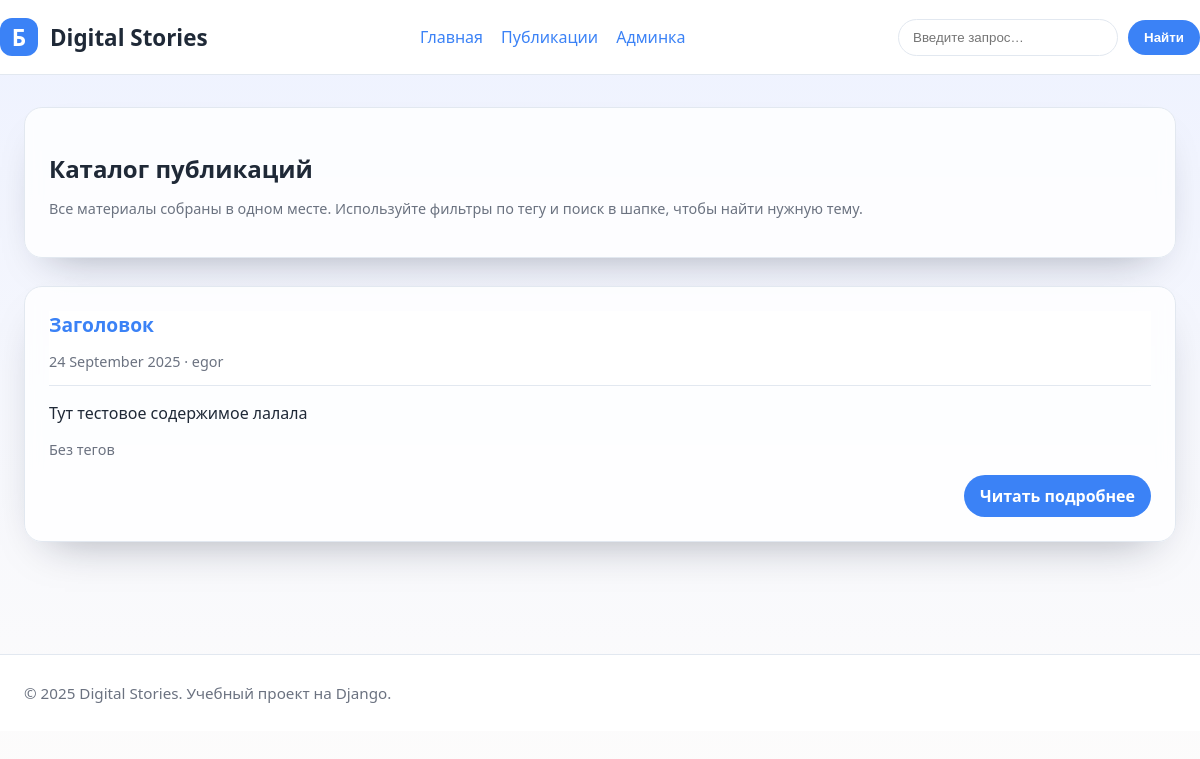
/posts/, run on an earlier commit of the app's database.
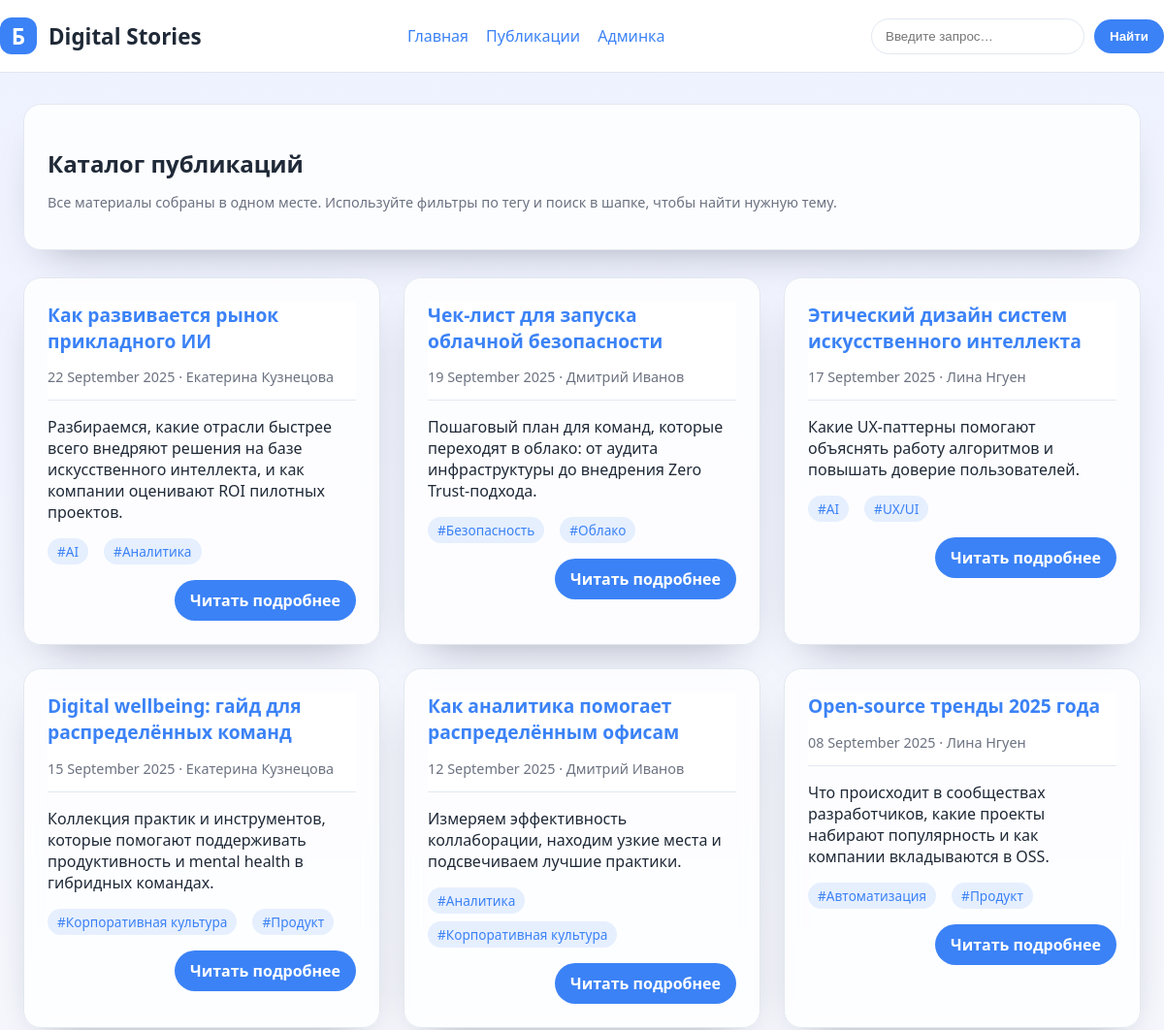
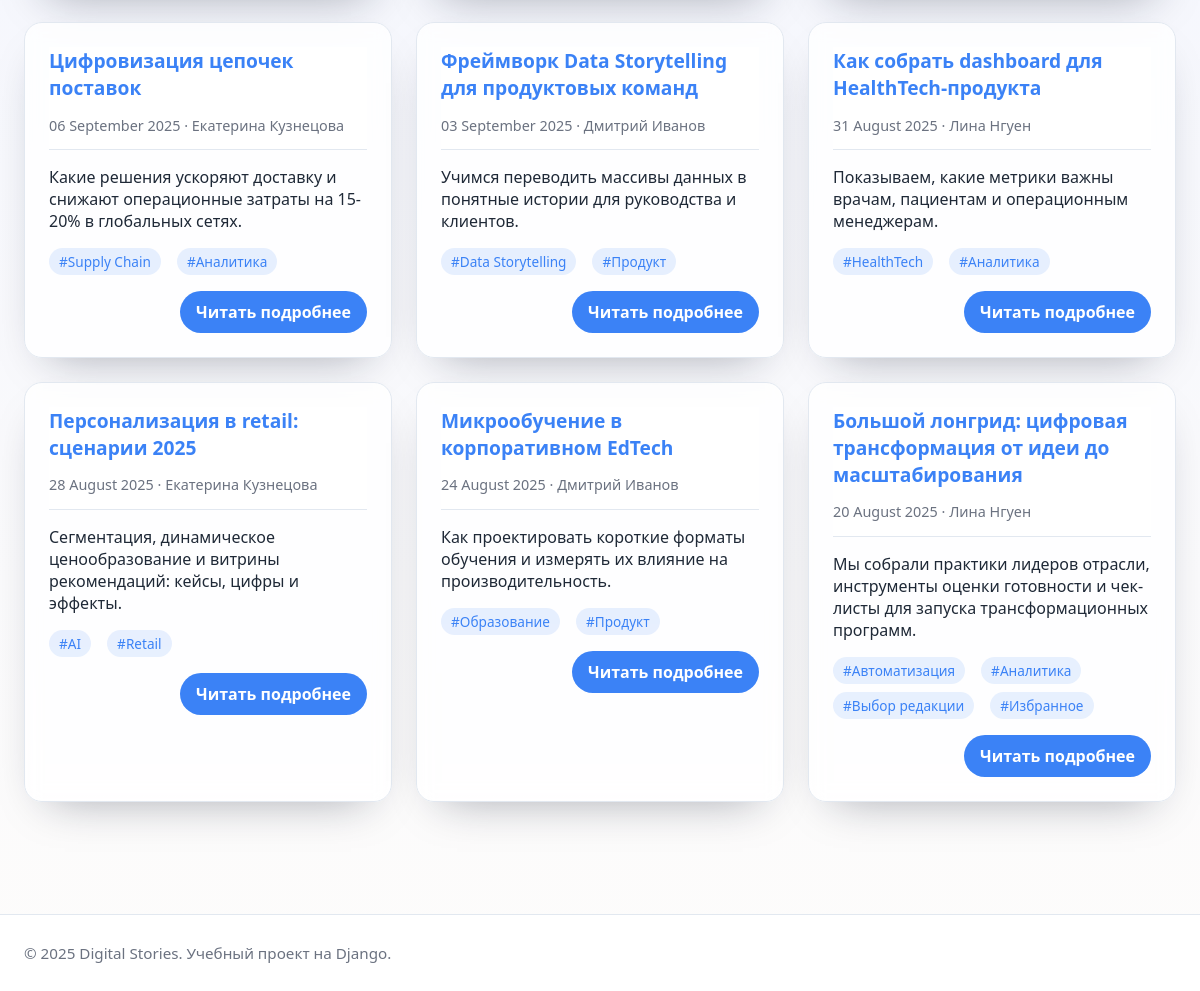
And on a later commit of the database (2 pictures, top to bottom).
### blog/models.py (models this page shows, shortened)
class Post(models.Model):
    Status = PostStatus
    title = models.CharField('Заголовок', max_length=250)
    slug = models.SlugField('URL-метка', max_length=250, unique_for_date='publish')
    author = models.ForeignKey(
        User,
        on_delete=models.CASCADE,
        related_name='blog_posts',
        verbose_name='Автор',
    )
    body = models.TextField('Содержимое')
    publish = models.DateTimeField('Дата публикации', default=timezone.now)
    created = models.DateTimeField('Создано', auto_now_add=True)
    updated = models.DateTimeField('Обновлено', auto_now=True)
    status = models.CharField(
        'Статус',
        max_length=2,
        choices=Status.choices,
        default=Status.DRAFT,
    )
    tags = models.ManyToManyField(
        Tag,
        verbose_name='Теги',
        related_name='posts',
        blank=True,
    )
    objects = PostManager()
    published = PublishedManager()
    class Meta:
        ordering = ['-publish']
        verbose_name = 'Пост'
        verbose_name_plural = 'Посты'
        indexes = [
            models.Index(fields=['-publish'], name='blog_post_publish_idx'),
        ]
    def get_absolute_url(self):
        return reverse(
            'blog:post_detail',
            args=[self.publish.year, self.publish.month, self.publish.day, self.slug],
        )

class Tag(models.Model):
    name = models.CharField('Название', max_length=50, unique=True)
    slug = models.SlugField('URL-метка', max_length=50, unique=True)
    class Meta:
        ordering = ('name',)
        verbose_name = 'Тег'
        verbose_name_plural = 'Теги'
        indexes = [
            models.Index(fields=('name',), name='blog_tag_name_idx'),
        ]
    objects = TagQuerySet.as_manager()

### blog/views.py (the view)
# urls.py: path('posts/', views.post_list, name='post_list'),
def post_list(request):
    tag_slug = request.GET.get('tag')
    posts = Post.published.select_related('author').prefetch_related('tags')
    active_tag = None
    if tag_slug:
        active_tag = get_object_or_404(Tag, slug=tag_slug)
        posts = posts.filter(tags__slug=tag_slug)
    posts = posts.order_by('-publish')
    return render(
        request,
        'blog/post/list.html',
        {
            'posts': posts,
            'search_form': SearchForm(),
            'active_tag': active_tag,
        },
    )

### blog/forms.py
class SearchForm(forms.Form):
    q = forms.CharField(
        label='Поиск по публикациям',
        max_length=100,
        required=False,
        widget=forms.TextInput(
            attrs={
                'placeholder': 'Введите запрос…',
                'class': 'search-input',
            }
        ),
    )

### blog/models.py (called while the page is built)
    def published(self):
        return self.filter(status=Post.Status.PUBLISHED)

    def get_queryset(self):
        return super().get_queryset().published()

### blog/templates/blog/post/list.html (shortened to what this page needs)
{% extends "blog/base.html" %}
{% block content %}
<section class="card" style="margin-bottom: 28px;">
    <h1 style="margin-bottom: 8px;">Каталог публикаций</h1>
    <p class="meta">
        Все материалы собраны в одном месте. Используйте фильтры по тегу и поиск в шапке, чтобы найти нужную тему.
    </p>
</section>
{% if posts %}
<section class="grid two">
    {% for post in posts %}
    <article class="card">
        <header>
            <h2 style="margin-bottom: 4px;"><a href="{{ post.get_absolute_url }}">{{ post.title }}</a></h2>
            <p class="meta">{{ post.publish|date:"d E Y" }} · {{ post.author.get_full_name|default:post.author.username }}</p>
        </header>
        <p>{{ post.body|truncatewords:40 }}</p>
        <div style="display:flex; flex-wrap:wrap; gap:8px; margin-top:12px;">
            {% for tag in post.tags.all %}
            <a class="tag-pill" href="{% url 'blog:post_list' %}?tag={{ tag.slug }}">#{{ tag.name }}</a>
            {% empty %}
            <span class="meta">Без тегов</span>
            {% endfor %}
        </div>
        <div class="widget-footer">
            <a class="button" href="{{ post.get_absolute_url }}">Читать подробнее</a>
        </div>
    </article>
    {% endfor %}
</section>
{% else %}
<div class="card empty">
    Публикации отсутствуют. Загляните позже!
</div>
{% endif %}
{% endblock %}

### blog/templates/blog/base.html (shortened to what this page needs)
<!DOCTYPE html>
<html lang="ru">
<head>
</head>
<body>
    <header>
        <div class="shell nav">
            <a class="brand" href="{% url 'blog:home' %}">
                <span>Б</span>
                Digital Stories
            </a>
            <nav class="nav-links">
                <a href="{% url 'blog:home' %}">Главная</a>
                <a href="{% url 'blog:post_list' %}">Публикации</a>
                <a href="{% url 'admin:index' %}">Админка</a>
            </nav>
            <form class="search" method="get" action="{% url 'blog:search' %}">
                {{ search_form.q }}
                <button class="button" type="submit">Найти</button>
            </form>
        </div>
    </header>
    <main>
        <div class="shell">
            {% block content %}{% endblock %}
        </div>
    </main>
    <footer>
        <div class="shell">
            <p>© {% now "Y" %} Digital Stories. Учебный проект на Django.</p>
        </div>
    </footer>
</body>
</html>

### blog/templates/blog/base.html (style rules this page uses)
:root { color-scheme: light dark; --bg-color: #f5f7fb; --text-color: #1f2937; --primary-color: #3b82f6; --secondary-color: #f97316; --card-bg: #ffffffcc; --border-color: #e2e8f0; --muted-color: #6b7280; }
* { box-sizing: border-box; }
body { margin: 0; font-family: 'Segoe UI', Roboto, sans-serif; background: linear-gradient(180deg, #eef2ff 0%, #fdfcfb 100%); color: var(--text-color); min-height: 100vh; }
a { color: var(--primary-color); text-decoration: none; }
header { background: #fff; backdrop-filter: blur(12px); border-bottom: 1px solid var(--border-color); position: sticky; top: 0; z-index: 10; }
.shell { max-width: 1200px; margin: 0 auto; padding: 0 24px; }
.nav { display: flex; align-items: center; justify-content: space-between; padding: 18px 0; gap: 16px; }
.brand { font-size: 1.4rem; font-weight: 700; color: var(--text-color); display: flex; align-items: center; gap: 12px; }
.brand span { display: inline-flex; align-items: center; justify-content: center; width: 38px; height: 38px; border-radius: 12px; background: var(--primary-color); color: #fff; font-weight: 600; }
.nav-links { display: flex; gap: 18px; font-weight: 500; }
.search { display: flex; gap: 10px; align-items: center; }
.search-input { padding: 10px 14px; border-radius: 999px; border: 1px solid var(--border-color); min-width: 220px; }
.button { display: inline-flex; align-items: center; justify-content: center; padding: 10px 16px; border-radius: 999px; border: none; background: var(--primary-color); color: #fff; font-weight: 600; cursor: pointer; }
main { padding: 32px 0 64px; }
footer { border-top: 1px solid var(--border-color); padding: 28px 0; background: #fff; margin-top: 48px; }
footer p { margin: 0; color: var(--muted-color); font-size: 0.95rem; }
.grid { display: grid; gap: 24px; }
.grid.two { grid-template-columns: repeat(auto-fit, minmax(320px, 1fr)); }
.card { padding: 24px; background: var(--card-bg); border-radius: 18px; border: 1px solid var(--border-color); backdrop-filter: blur(8px); box-shadow: 0 20px 45px -25px rgba(15, 23, 42, 0.4); }
.card h2 { margin-top: 0; margin-bottom: 12px; font-size: 1.2rem; }
.meta { color: var(--muted-color); font-size: 0.9rem; }
.tag-pill { display: inline-flex; align-items: center; padding: 4px 10px; border-radius: 999px; background: rgba(59, 130, 246, 0.12); color: var(--primary-color); font-size: 0.85rem; margin-right: 8px; }
.widget-footer { margin-top: 16px; display: flex; justify-content: flex-end; }

What changed in the data, as far as the page shows it:
removed Post: title "Заголовок", publish "24 September 2025", author.get_full_name "egor", body "Тут тестовое содержимое лалала"
added Post: title "Как развивается рынок прикладного ИИ", publish "22 September 2025", author.get_full_name "Екатерина Кузнецова", body "Разбираемся, какие отрасли быстрее всего внедряют решения на базе искусственного интеллекта, и как компании оценивают ROI пилотных проектов."
added Tag: name "AI"
added Tag: name "Аналитика"
added Post: title "Чек-лист для запуска облачной безопасности", publish "19 September 2025", author.get_full_name "Дмитрий Иванов", body "Пошаговый план для команд, которые переходят в облако: от аудита инфраструктуры до внедрения Zero Trust-подхода."
added Tag: name "Безопасность", shown under "Чек-лист для запуска облачной безопасности"
added Tag: name "Облако", shown under "Чек-лист для запуска облачной безопасности"
added Post: title "Этический дизайн систем искусственного интеллекта", publish "17 September 2025", author.get_full_name "Лина Нгуен", body "Какие UX-паттерны помогают объяснять работу алгоритмов и повышать доверие пользователей."
added Tag: name "UX/UI", shown under "Этический дизайн систем искусственного интеллекта"
added Post: title "Digital wellbeing: гайд для распределённых команд", publish "15 September 2025", author.get_full_name "Екатерина Кузнецова", body "Коллекция практик и инструментов, которые помогают поддерживать продуктивность и mental health в гибридных командах."
added Tag: name "Корпоративная культура"
added Tag: name "Продукт"
added Post: title "Как аналитика помогает распределённым офисам", publish "12 September 2025", author.get_full_name "Дмитрий Иванов", body "Измеряем эффективность коллаборации, находим узкие места и подсвечиваем лучшие практики."
added Post: title "Open-source тренды 2025 года", publish "08 September 2025", author.get_full_name "Лина Нгуен", body "Что происходит в сообществах разработчиков, какие проекты набирают популярность и как компании вкладываются в OSS."
added Tag: name "Автоматизация"
added Post: title "Цифровизация цепочек поставок", publish "06 September 2025", author.get_full_name "Екатерина Кузнецова", body "Какие решения ускоряют доставку и снижают операционные затраты на 15-20% в глобальных сетях."
added Tag: name "Supply Chain", shown under "Цифровизация цепочек поставок"
added Post: title "Фреймворк Data Storytelling для продуктовых команд", publish "03 September 2025", author.get_full_name "Дмитрий Иванов", body "Учимся переводить массивы данных в понятные истории для руководства и клиентов."
added Tag: name "Data Storytelling", shown under "Фреймворк Data Storytelling для продуктовых команд"
added Post: title "Как собрать dashboard для HealthTech-продукта", publish "31 August 2025", author.get_full_name "Лина Нгуен", body "Показываем, какие метрики важны врачам, пациентам и операционным менеджерам."
added Tag: name "HealthTech", shown under "Как собрать dashboard для HealthTech-продукта"
added Post: title "Персонализация в retail: сценарии 2025", publish "28 August 2025", author.get_full_name "Екатерина Кузнецова", body "Сегментация, динамическое ценообразование и витрины рекомендаций: кейсы, цифры и эффекты."
added Tag: name "Retail", shown under "Персонализация в retail: сценарии 2025"
added Post: title "Микрообучение в корпоративном EdTech", publish "24 August 2025", author.get_full_name "Дмитрий Иванов", body "Как проектировать короткие форматы обучения и измерять их влияние на производительность."
added Tag: name "Образование", shown under "Микрообучение в корпоративном EdTech"
added Post: title "Большой лонгрид: цифровая трансформация от идеи до масштабирования", publish "20 August 2025", author.get_full_name "Лина Нгуен", body "Мы собрали практики лидеров отрасли, инструменты оценки готовности и чек-листы для запуска трансформационных программ."
added Tag: name "Выбор редакции", shown under "Большой лонгрид: цифровая трансформация от идеи до масштабирования"
added Tag: name "Избранное", shown under "Большой лонгрид: цифровая трансформация от идеи до масштабирования"
